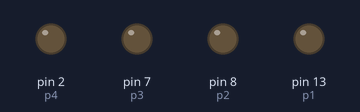
A sketch run on a simulated Arduino Uno, built with avr-gcc and run on an emulated ATmega328P. Parts: output pins drawn as LEDs (lit = HIGH).

Above: at 0.5 s.
At 2.5 s:
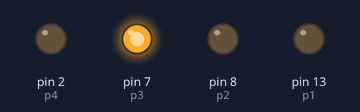
At 4.5 s:
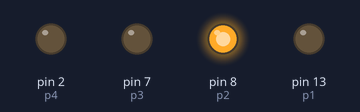
At 9.5 s:
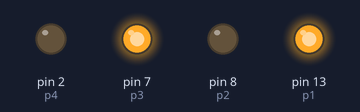
At 13.5 s:
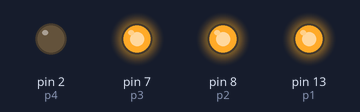
At 18.5 s:
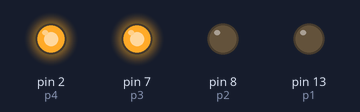
Timing chart, 0 to 19.5 s (numbered marks = the images above):
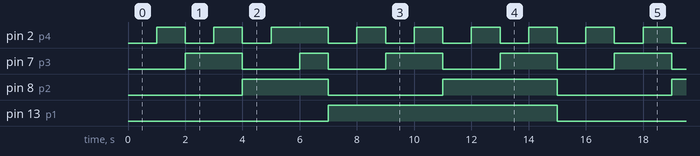

Measured:
- by itself, pin 2 (p4): repeats every 15.0 s: LOW 1.0 s, HIGH 1.0 s, LOW 1.0 s, HIGH 2.0 s, 5 × (LOW 1.0 s, HIGH 1.0 s)
- by itself, pin 7 (p3): repeats every 15.0 s: LOW 2.0 s, HIGH 1.0 s, 3 × (LOW 2.0 s, HIGH 2.0 s)
- by itself, pin 8 (p2): repeats every 15.0 s: LOW 4.0 s, HIGH 4.0 s, LOW 4.0 s, HIGH 3.0 s
- by itself, pin 13 (p1): alternates HIGH for 8.0 s and LOW for 7.0 s

The sketch:

BINARY_COUNTER.ino
```cpp
int p1=13;
int p2=8;
int p3=7;
int p4=2;


void setup() {
  // put your setup code here, to run once:
  pinMode(p1,OUTPUT);
  pinMode(p2,OUTPUT);
  pinMode(p3,OUTPUT);
  pinMode(p4,OUTPUT);

}

void loop() {
  // put your main code here, to run repeatedly:

  //0
  digitalWrite(p1,LOW);

   digitalWrite(p2,LOW);

   digitalWrite(p3,LOW);

   digitalWrite(p4,LOW);

  delay(1000);

 //1
   digitalWrite(p1,LOW);

   digitalWrite(p2,LOW);

   digitalWrite(p3,LOW);

   digitalWrite(p4,HIGH);

  delay(1000);

  //2
    digitalWrite(p1,LOW);

   digitalWrite(p2,LOW);

   digitalWrite(p3,HIGH);

   digitalWrite(p4,LOW);

  delay(1000);

  //3
    digitalWrite(p1,LOW);

   digitalWrite(p2,LOW);

   digitalWrite(p3,HIGH);

   digitalWrite(p4,HIGH);

  delay(1000);

  //4
    digitalWrite(p1,LOW);

   digitalWrite(p2,HIGH);

   digitalWrite(p3,LOW);

   digitalWrite(p4,LOW);

  delay(1000);

  //5
    digitalWrite(p1,LOW);

   digitalWrite(p2,HIGH);

   digitalWrite(p3,LOW);

   digitalWrite(p4,HIGH);

  delay(1000);

  //7
    digitalWrite(p1,LOW);

   digitalWrite(p2,HIGH);

   digitalWrite(p3,HIGH);

   digitalWrite(p4,HIGH);

  delay(1000);

  //8
    digitalWrite(p1,HIGH);

   digitalWrite(p2,LOW);

   digitalWrite(p3,LOW);

   digitalWrite(p4,LOW);

  delay(1000);

  //9
    digitalWrite(p1,HIGH);

   digitalWrite(p2,LOW);

   digitalWrite(p3,LOW);

   digitalWrite(p4,HIGH);

  delay(1000);

  //10
    digitalWrite(p1,HIGH);

   digitalWrite(p2,LOW);

   digitalWrite(p3,HIGH);

   digitalWrite(p4,LOW);

  delay(1000);

  //11
    digitalWrite(p1,HIGH);

   digitalWrite(p2,LOW);

   digitalWrite(p3,HIGH);

   digitalWrite(p4,HIGH);

  delay(1000);

  //12
    digitalWrite(p1,HIGH);

   digitalWrite(p2,HIGH);

   digitalWrite(p3,LOW);

   digitalWrite(p4,LOW);

  delay(1000);

//13
  digitalWrite(p1,HIGH);

   digitalWrite(p2,HIGH);

   digitalWrite(p3,LOW);

   digitalWrite(p4,HIGH);

  delay(1000);

  //14
    digitalWrite(p1,HIGH);

   digitalWrite(p2,HIGH);

   digitalWrite(p3,HIGH);

   digitalWrite(p4,LOW);

  delay(1000);

 //15
   digitalWrite(p1,HIGH);

   digitalWrite(p2,HIGH);

   digitalWrite(p3,HIGH);

   digitalWrite(p4,HIGH);

  delay(1000);


}
```
